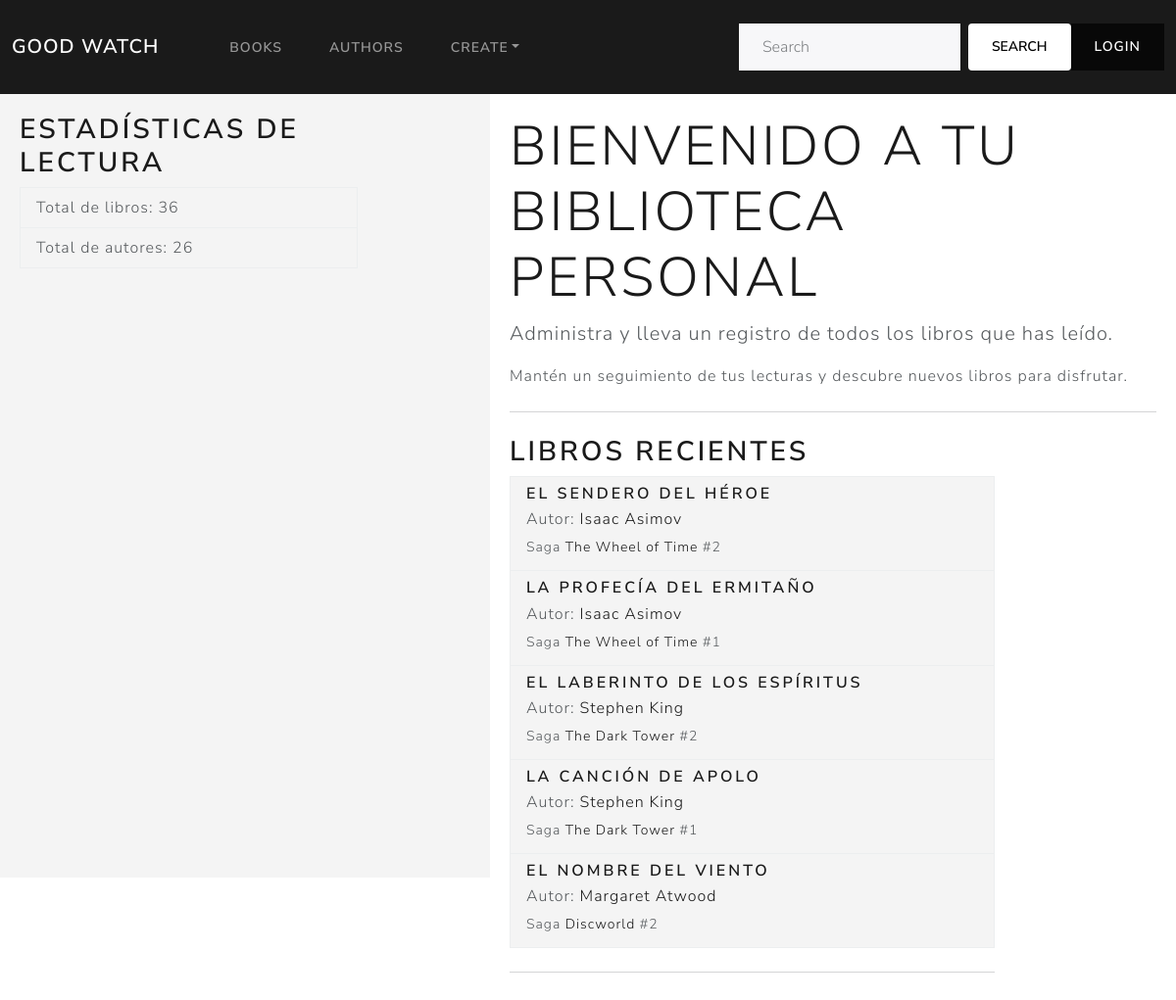
The app's page /book_catalog/ with its own data.
### book_catalog/models.py (models this page shows, shortened)
class Book(models.Model):
    title = models.CharField(max_length=200, help_text='Inserte el título del libro.')
    saga = models.ForeignKey('BookSaga', on_delete=models.PROTECT, null=True, blank=True)
    saga_volume = models.IntegerField(null=True, blank=True)
    author = models.ForeignKey('Author', on_delete=models.PROTECT, null=False)
    publish_date = models.DateField(null=True, blank=True)
    summary = models.TextField(max_length=1000, help_text='Enter a brief description of the book', null=True, blank=True)
    isbn = models.CharField(max_length=13, help_text='13 Character <a href="https://www.isbn-international.org/content/what-isbn">ISBN number</a>', null=True, blank=True)
    genre = models.ManyToManyField(Genre, help_text='Select a genre for this book')
    language = models.ForeignKey('Language', on_delete=models.SET_NULL, null=True, blank=True)
    cover_image = models.ImageField(upload_to='covers/', null=True, blank=True)
    class Meta:
        ordering = ['title', 'author']
        unique_together = ('title', 'author')
        constraints = [
            models.UniqueConstraint(fields=['saga', 'saga_volume'], name='unique_volume_in_saga')
        ]
    def get_absolute_url(self):
        return reverse('book-detail', args=[str(self.id)])

class Author(models.Model):
    first_name = models.CharField(max_length=100)
    last_name = models.CharField(max_length=100)
    year_of_birth = models.IntegerField(null = True, blank = True)
    year_of_death = models.IntegerField(null = True, blank = True)
    class Meta:
        ordering = ['last_name', 'first_name']
    def get_absolute_url(self):
        return reverse('author-detail', args=[str(self.id)])
    def __str__(self):
        return f'{self.first_name} {self.last_name}'

class BookSaga(models.Model):
    name = models.CharField(max_length=200, help_text='Enter the name of the saga')
    author = models.ForeignKey(Author, on_delete=models.CASCADE, related_name='saga', null = False)
    def get_absolute_url(self):
        return reverse('saga-detail', args=[str(self.id)])
    class Meta:
        unique_together = ('name', 'author')

### book_catalog/views.py (the view)
# urls.py: path('', views.index, name='index'),
def index(request):
    recent_books = Book.objects.all().order_by('-publish_date')[:5]
    total_books = Book.objects.all().count()
    total_authors=Author.objects.count()
    context = {
        'recent_books': recent_books,
        'total_books': total_books,
        'total_authors': total_authors,
    }
    if request.user.is_authenticated:
        books_read_id = UserBookRelation.objects.filter(user=request.user, status='r').order_by('-id')[:3]
        books_read = [Book.objects.get(pk=book.book_id) for book in books_read_id]
        context['books_read'] = books_read
    return render(
        request,
        'index_book.html',
        context = context,
    )

### templates/index_book.html (shortened to what this page needs)
{% extends 'base_generic.html' %}
{% block content %}
<div style="display: flex;">
  <div class="sidebar">
    <div class="col-md-9">
      <h2>Estadísticas de Lectura</h2>
      <ul class="list-group">
        <li class="list-group-item" style="background-color: #f4f4f4;">
          Total de libros: {{ total_books }}
        </li>
        <li class="list-group-item" style="background-color: #f4f4f4;">
          Total de autores: {{ total_authors }}
        </li>
      </ul>
    </div>
  </div>
  <div style="flex-grow: 1; padding: 20px;">
    <div class="jumbotron">
      <h1 class="display-4">Bienvenido a Tu Biblioteca Personal</h1>
      <p class="lead">Administra y lleva un registro de todos los libros que has leído.</p>
      <p>Mantén un seguimiento de tus lecturas y descubre nuevos libros para disfrutar.</p>
    </div>
    <hr class="my-4">
    <div class="col-md-9">
      <h2>Libros Recientes</h2>
      <ul class="list-group">
        {% for book in recent_books %}
          <li class="list-group-item" style="background-color: #f4f4f4;">
            <h5 class="mb-1">
              <a class="no-underline"href="{{ book.get_absolute_url }}">{{ book.title }}</a>
            </h5>
            <p class="mb-1 ">
              Autor:
              <a class="no-underline" href="{{ book.author.get_absolute_url }}">{{ book.author }}</a>
            </p>
            {% if book.saga %}
            <p class="mb-1">
              <small>
                Saga
                <a class="no-underline" href="{{ book.saga.get_absolute_url }}">
                  {{ book.saga.name }}
                </a>
                #{{ book.saga_volume }}
              </small>
            </p>
            {% endif %}
          </li>
        {% empty %}
          <li class="list-group-item" style="background-color: #f4f4f4;">
            No has agregado libros recientemente.
          </li>
        {% endfor %}
      </ul>
      <hr class="my-4">
    </div>
</div>
{% endblock %}

### static/css/static.css (style rules this page uses)
.no-underline { text-decoration: none; }
.sidebar { flex: 0 0 500px; width: 600px; height: 100vh; overflow-y: auto; background-color: #f4f4f4; padding: 20px; }

### records on screen
Book: title "EL SENDERO DEL HÉROE", author "Isaac Asimov", saga.name "The Wheel of Time", saga_volume "2"
Book: title "LA PROFECÍA DEL ERMITAÑO", author "Isaac Asimov", saga.name "The Wheel of Time", saga_volume "1"
Book: title "EL LABERINTO DE LOS ESPÍRITUS", author "Stephen King", saga.name "The Dark Tower", saga_volume "2"
Book: title "LA CANCIÓN DE APOLO", author "Stephen King", saga.name "The Dark Tower", saga_volume "1"
Book: title "EL NOMBRE DEL VIENTO", author "Margaret Atwood", saga.name "Discworld", saga_volume "2"

### other values on screen
{{ total_books }} "36"
{{ total_authors }} "26"
